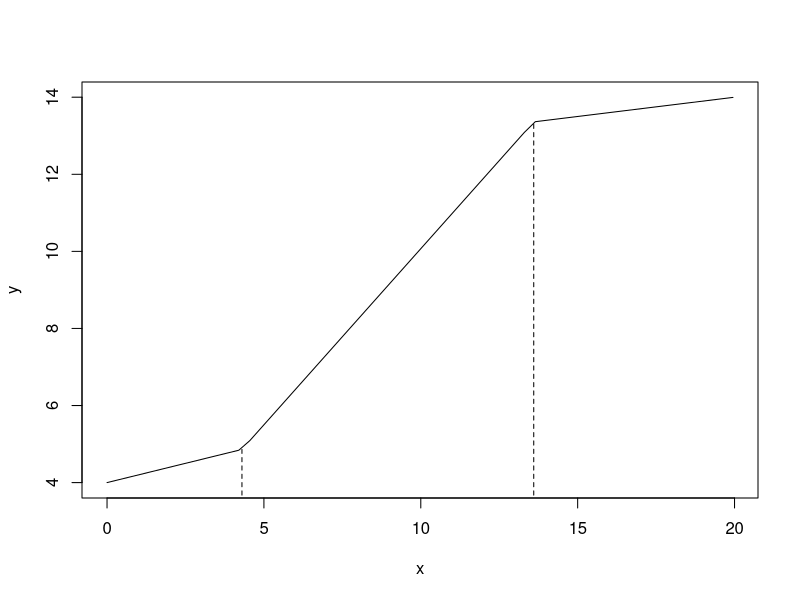

Source code (R):
## ---- chunk 1
#| fig.cap: "**Figure 1.** The underlying form of the x-y relationship is characterised by two breakpoints. The function's three pieces are connected to each other."
# Parameters
a <- 4
c <- 12
b <- 0.2
d <- 0.1
t1 <- 4.3
t2 <- 13.6
f <- ((c+d*t2) - (a+b*t1))/(t2-t1)
e <- (a*t2 + b*t1*t2 - c*t1 - d*t1*t2)/(t2-t1)

x <- seq(0, 20, by = 0.35)
y <- vector(length = length(x))

for (i in 1:length(x)) {
  if (x[i] < t1) {
    y[i] <- a + b*x[i]
  } else if (x[i] > t2) {
    y[i] <- c + d*x[i]
  } else {
    y[i] <- e + f*x[i]
  }
}

plot(x, y, type = "l")
segments(x0 = t1, y0 = 0, y1 = a+b*t1, lty = 2)
segments(x0 = t2, y0 = 0, y1 = c+d*t2, lty = 2)
